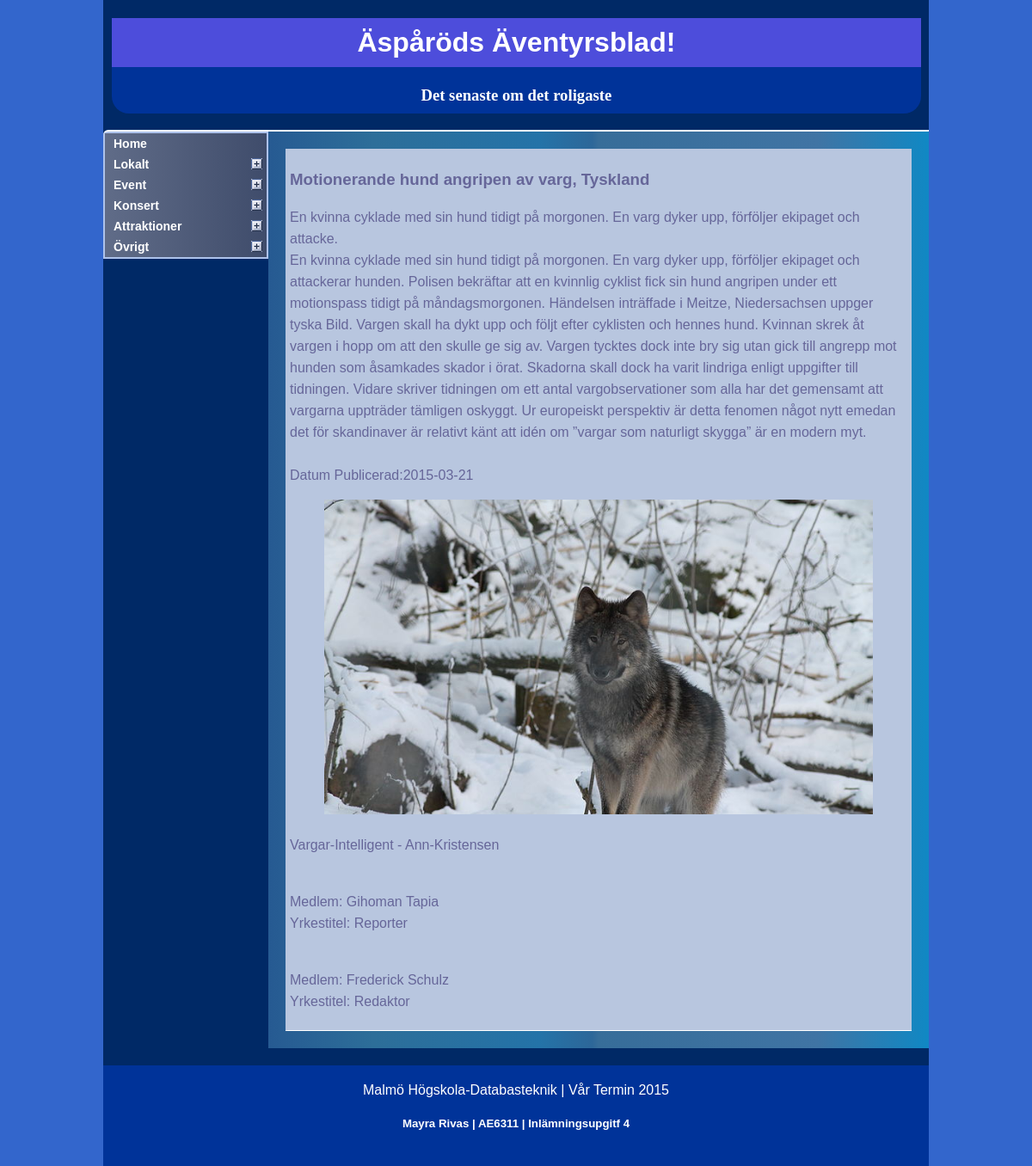
Screenshot of /webbartikel.php?MyIdArticle=6 with the database file from the repository.
### tables this page shows
CREATE TABLE IF NOT EXISTS `huvudkategori` (
  `Id_Huvudkategori` int(11) NOT NULL,
  `Huvudkategori_typ` varchar(20) DEFAULT NULL
);

CREATE TABLE IF NOT EXISTS `har` (
  `Id_Artikel` int(11) NOT NULL DEFAULT '0',
  `Id_Bild` int(11) NOT NULL DEFAULT '0',
  `BildText` varchar(255) DEFAULT NULL
);

CREATE TABLE IF NOT EXISTS `artikel` (
  `Id_Artikel` int(11) NOT NULL,
  `Rubrik` varchar(60) DEFAULT NULL,
  `Ingress` varchar(100) DEFAULT NULL,
  `Brodtext` longtext,
  `Datum_publicerad` date DEFAULT NULL,
  `Id_Subkategori` int(11) DEFAULT NULL
);

CREATE TABLE IF NOT EXISTS `bild` (
  `Id_Bild` int(11) NOT NULL,
  `Beskrivning` varchar(20) DEFAULT NULL,
  `Hojd` int(11) DEFAULT NULL,
  `Bredd` int(11) DEFAULT NULL,
  `Namn_fotograf` varchar(20) DEFAULT NULL,
  `Bild_sokvag` varchar(255) DEFAULT NULL
);

CREATE TABLE IF NOT EXISTS `skriv` (
  `Id_Artikel` int(11) NOT NULL DEFAULT '0',
  `Id_Medlem` int(11) NOT NULL DEFAULT '0'
);

CREATE TABLE IF NOT EXISTS `medlem` (
  `Id_Medlem` int(11) NOT NULL,
  `Anvendarnamn` varchar(15) DEFAULT NULL,
  `Namn` varchar(50) DEFAULT NULL,
  `Yrkestitel` varchar(30) DEFAULT NULL,
  `Losenord` varchar(15) DEFAULT NULL
);

### php/menu.php (the view, shortened to what this page needs)
<?php
	include 'connection.php';
	$category = mysql_query("SELECT Id_Huvudkategori, Huvudkategori_Typ FROM huvudkategori", $link);
	if ($row_categ = mysql_fetch_array($category)){
		echo "<div class='glossymenu'>";
		echo "<a class='menuitem' href='index.php'>Home</a>";
		do {
			$subcategory = mysql_query("SELECT Id_Subkategori, Subkategori_Namn FROM subkategori WHERE Id_Huvudkategori=".$row_categ["Id_Huvudkategori"], $link);
			if ($row_subcateg = mysql_fetch_array($subcategory)){
				echo "<a class='menuitem submenuheader' href='artikel.php?MyIdHuv=".$row_categ["Id_Huvudkategori"]."'>".$row_categ["Huvudkategori_Typ"]."</a>";
			}
			else {
				echo "<a class='menuitem' href='artikel.php?MyIdHuv=".$row_categ["Id_Huvudkategori"]."&MyIdSub=-1'>".$row_categ["Huvudkategori_Typ"]."</a>";
			}
		} while ($row_categ = mysql_fetch_array($category));
		echo "</div>";
	} else {
		echo "¡ Databasen är tom!";
	}
?>

### php/Consult5.php (shortened to what this page needs)
<?php
	include 'connection.php';
	$MyIdArtikel=$_GET['MyIdArticle'];
	$Artikel = mysql_query("SELECT artikel.Rubrik, artikel.Ingress, artikel.Brodtext, artikel.Datum_Publicerad FROM artikel WHERE Id_Artikel=".$MyIdArtikel.";", $link);
	$Medlem = mysql_query("SELECT medlem.Namn, medlem.Yrkestitel, skriv.Id_Medlem FROM medlem, skriv WHERE skriv.Id_Medlem = medlem.Id_Medlem AND Skriv.Id_Artikel = ".$MyIdArtikel.";", $link);
	$Bild = mysql_query("SELECT har.Id_Artikel, bild.Id_Bild, bild.Beskrivning, bild.Namn_Fotograf, har.BildText, bild.Bild_sokvag, bild.Hojd, bild.Bredd FROM bild, har WHERE har.Id_Artikel = ".$MyIdArtikel." AND bild.Id_Bild = har.Id_Bild;", $link);
	if ($row_categ = mysql_fetch_array($Artikel)){
		do {
			echo "<article>";
			echo "<h3>".$row_categ["Rubrik"]."</h3>";
			echo "<p>".$row_categ["Ingress"].".<br/>".$row_categ["Brodtext"]."<br/><br/>Datum Publicerad:".$row_categ["Datum_Publicerad"]."</p>";
			if ($row_bild = mysql_fetch_array($Bild)){
				echo "<figure><img src='".$row_bild["Bild_sokvag"]."' width=".$row_bild["Bredd"]."px heigh=".$row_bild["Hojd"]."<px></figure><figcaption>".$row_bild["Beskrivning"]." - ".$row_bild["Namn_Fotograf"]. "</figcaption>";
			}
			if ($row_medlem = mysql_fetch_array($Medlem)){
				do {
					echo "<p> <br/>Medlem: ".$row_medlem[0]."<br/>Yrkestitel: ".$row_medlem[1]."</p>";
				} while ($row_medlem = mysql_fetch_array($Medlem));
			}
			echo "</article>";
		} while ($row_categ = mysql_fetch_array($Artikel));
	} else {
		echo "¡ Databasen är tom !";
	}
?>

### css/styles.css (style rules this page uses)
body { background:#3366CC; font-family:Arial; }
section img { width:100%; height:auto; }
article { padding:5px; color:#666699; border-bottom:1px solid white; background: rgb(184,198,223); background: -moz-linear-gradient(left, rgba(184,198,223,1) 28%, rgba(184,198,223,1) 97%); background: -webkit-gradient(linear, left top, right top, color-stop(28%,rgba(184,198,223,1)), color-stop(97%,rgba(184,198,223,1))); background: -webkit-linear-gradient(left, rgba(184,198,223,1) 28%,rgba(184,198,223,1) 97%); background: -o-linear-gradient(left, rgba(184,198,223,1) 28%,rgba(184,198,223,1) 97%); background: -ms-linear-gradient(left, rgba(184,198,223,1) 28%,rgba(184,198,223,1) 97%); background: linear-gradient(to right, rgba(184,198,223,1) 28%,rgba(184,198,223,1) 97%); filter: progid:DXImageTransform.Microsoft.gradient( startColorstr='#b8c6df', endColorstr='#b8c6df',GradientType=1 ); line-height:25px; }

### css/ddaccordion.css (style rules this page uses)
.glossymenu { margin: 1px; padding: 1px; width: 98%; }
.glossymenu a.menuitem { font: bold 14px "Lucida Grande", "Trebuchet MS", Verdana, Helvetica, sans-serif; color: white; display: block; position: relative; width: auto; padding: 4px 0; padding-left: 10px; text-decoration: none; background: rgb(96,108,136); background: -moz-linear-gradient(left, rgba(96,108,136,1) 0%, rgba(63,76,107,1) 100%); background: -webkit-gradient(linear, left top, right top, color-stop(0%,rgba(96,108,136,1)), color-stop(100%,rgba(63,76,107,1))); background: -webkit-linear-gradient(left, rgba(96,108,136,1) 0%,rgba(63,76,107,1) 100%); background: -o-linear-gradient(left, rgba(96,108,136,1) 0%,rgba(63,76,107,1) 100%); background: -ms-linear-gradient(left, rgba(96,108,136,1) 0%,rgba(63,76,107,1) 100%); background: linear-gradient(to right, rgba(96,108,136,1) 0%,rgba(63,76,107,1) 100%); filter: progid:DXImageTransform.Microsoft.gradient( startColorstr='#606c88', endColorstr='#3f4c6b',GradientType=1 ); }

### rows the page displays
huvudkategori: Huvudkategori_typ "Lokalt"
huvudkategori: Huvudkategori_typ "Event"
huvudkategori: Huvudkategori_typ "Konsert"
huvudkategori: Huvudkategori_typ "Attraktioner"
huvudkategori: Huvudkategori_typ "Övrigt"
har: Id_Artikel.Rubrik "Motionerande hund angripen av varg, Tyskland", Id_Artikel.Ingress "En kvinna cyklade med sin hund tidigt på morgonen. En varg dyker upp, förföljer ekipaget och attacke", Id_Artikel.Brodtext "En kvinna cyklade med sin hund tidigt på morgonen. En varg dyker upp, förföljer ekipaget och attackerar hunden. Polisen bekräftar att en kvinnlig cyklist fick sin hund angripen under ett motionspass tidigt på måndagsmorgonen. Händelsen inträffade i Meitze, Niedersachsen uppger tyska Bild. Vargen skall ha dykt upp och följt efter cyklisten och hennes hund. Kvinnan skrek åt vargen i hopp om att den skulle ge sig av. Vargen tycktes dock inte bry sig utan gick till angrepp mot hunden som åsamkades skador i örat. Skadorna skall dock ha varit lindriga enligt uppgifter till tidningen. Vidare skriver tidningen om ett antal vargobservationer som alla har det gemensamt att vargarna uppträder tämligen…", Id_Artikel.Datum_publicerad "2015-03-21", Id_Bild.Hojd (picture), Id_Bild.Beskrivning "Vargar-Intelligent", Id_Bild.Namn_fotograf "Ann-Kristensen"
skriv: Id_Medlem.Namn "Gihoman Tapia", Id_Medlem.Yrkestitel "Reporter"
skriv: Id_Medlem.Namn "Frederick Schulz", Id_Medlem.Yrkestitel "Redaktor"
